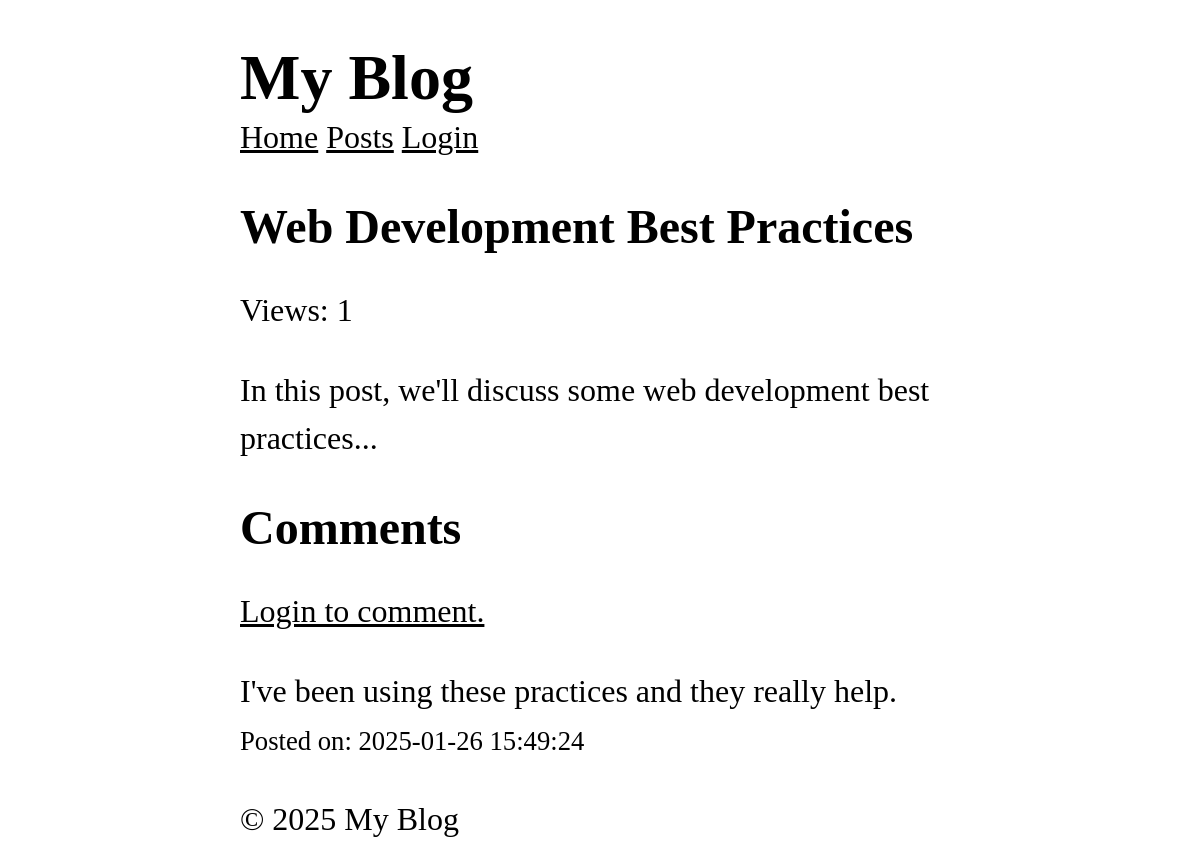
/posts/3, run on an earlier commit of the app's database.
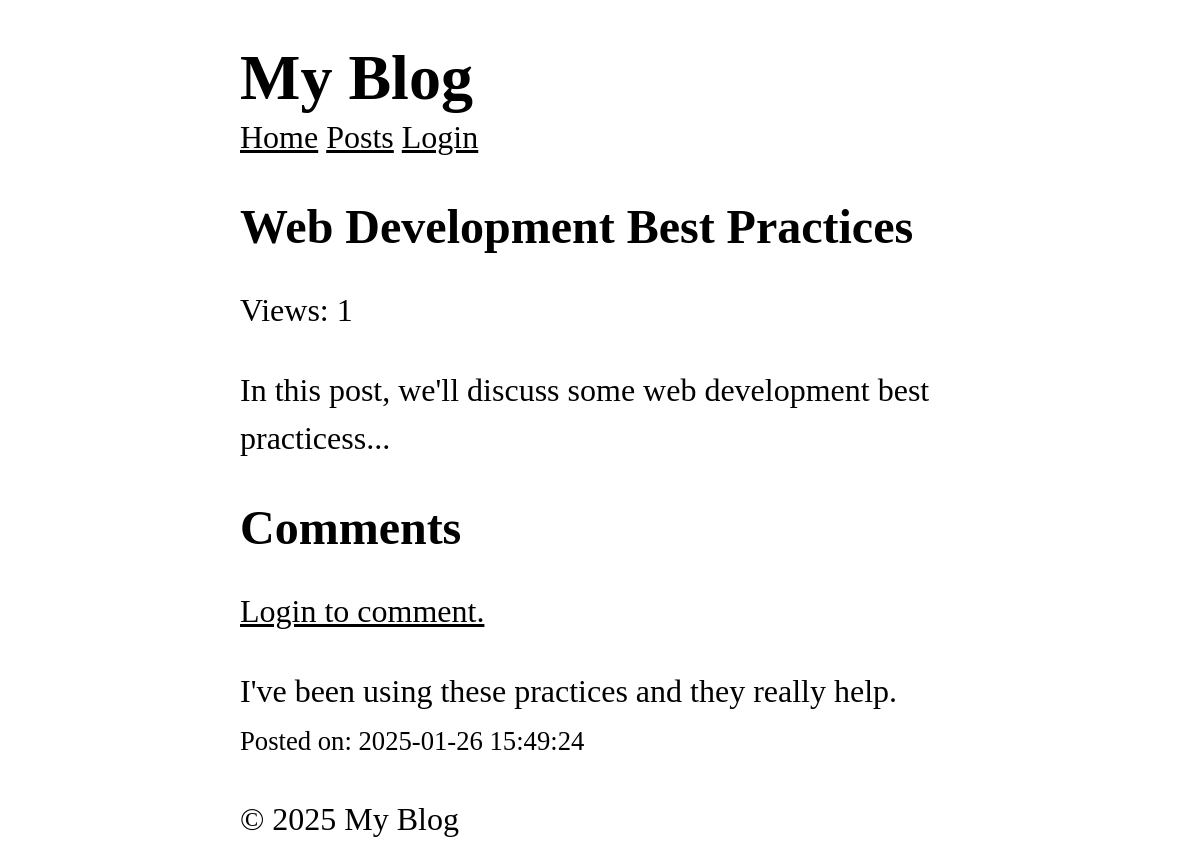
And on a later commit of the database.
### tables this page shows
CREATE TABLE posts (
  id INTEGER PRIMARY KEY AUTOINCREMENT,
  title TEXT NOT NULL,
  content TEXT NOT NULL,
  views INTEGER DEFAULT 0,
  user_id INTEGER NOT NULL,
  created_at DATETIME DEFAULT CURRENT_TIMESTAMP,
  FOREIGN KEY (user_id) REFERENCES users (id)
);

### core/View.php (called while the page is built, shortened)
<?php
class View
{
  protected static $globals = [];
  public static function share(string $key, mixed $value): void
  {
    static::$globals[$key] = $value;
  }
  public static function render(string $template, array $data = [], string $layout = null): string
  {
    $data = [...static::$globals, ...$data];
    $content = static::renderTemplate(
      $template,
      $data
    );
    return static::renderLayout($layout, $data, $content);
  }
  protected static function renderTemplate(string $template, array $data): string
  {
    extract($data);
    $path = dirname(__DIR__) . "/app/Views/$template.php";
    require $path;
    return ob_get_clean();
  }
  protected static function renderLayout(?string $template, array $data, string $content): string
  {
    return ob_get_clean();
  }
}

### app/Controllers/PostController.php (called while the page is built, shortened)
<?php
class PostController {
  public function show($id) {
    $post = Post::find($id);
    $comments = Comment::forPost($id);
    return View::render(
      template: 'post/show',
      layout: 'layouts/main',
      data: ['post' => $post, 'comments' => $comments]
    );
  }
}

### core/Router.php (called while the page is built, shortened)
<?php
class Router
{
  protected array $routes = [];
  protected array $globalMiddleware = [];
  protected array $routeMiddleware = [];
  public function add(string $method, string $uri, string $controller, array $middlewares = []): void
  {
    $this->routes[] = [
      'method' => $method,
      'uri' => $uri,
      'controller' => $controller,
      'middlewares' => $middlewares
    ];
  }
  public function addGlobalMiddleware(string $middleware): void
  {
    $this->globalMiddleware[] = $middleware;
  }
  public function addRouteMiddleware(string $name, string $middleware): void
  {
    $this->routeMiddleware[$name] = $middleware;
  }
  public function dispatch(string $uri, string $method): string
  {
    $route = $this->findRoute($uri, $method);
    $middlewares = [
      ...$this->globalMiddleware,
      ...array_map(
        fn($name) => $this->routeMiddleware[$name],
        $route['middlewares']
      )
    ];
    return $this->runMiddleware(
      $middlewares,
      function () use ($route) {
        [$controller, $action] = explode('@', $route['controller']);
        return $this->callAction($controller, $action, $route['params']);
      }
    );
  }
  protected function runMiddleware(array $middlewares, callable $target): mixed
  {
    $next = $target;
    foreach (array_reverse($middlewares) as $middleware) {
      $next = function () use ($middleware, $next) {
        error_log("Middleware: running $middleware");
        return (new $middleware)->handle($next);
      };
    }
    return $next();
  }
  protected function findRoute(string $uri, string $method): ?array
  {
    foreach ($this->routes as $route) {
      $params = $this->matchRoute($route['uri'], $uri);
      if ($params !== null && $route['method'] === $method) {
        return [...$route, 'params' => $params];
      }
    }
    return null;
  }
  protected function matchRoute(string $routeUri, string $requestUri): ?array
  {
    $routeSegments = explode('/', trim($routeUri, '/'));
    $requestSegments = explode('/', trim($requestUri, '/'));
    if (count($routeSegments) !== count($requestSegments)) {
      return null;
    }
    $params = [];
    foreach ($routeSegments as $index => $routeSegment) {
      if (str_starts_with($routeSegment, '{') && str_ends_with($routeSegment, '}')) {
        $params[trim($routeSegment, '{}')] = $requestSegments[$index];
      } elseif ($routeSegment !== $requestSegments[$index]) {
        return null;
      }
    }
    return $params;
  }
  protected function callAction(string $controller, string $action, array $params): string
  {
    return (new $controllerClass)->$action(...$params);
  }
}

### app/Middlewares/CSRF.php (called while the page is built, shortened)
<?php
class CSRF implements Middleware
{
  public function handle(callable $next)
  {
    return $next();
  }
}

### app/Middlewares/View.php (called while the page is built, shortened)
<?php
class View implements Middleware
{
  public function handle(callable $next)
  {
    return $next();
  }
}

### core/App.php (called while the page is built, shortened)
<?php
class App {
  protected static $container = [];
  public static function bind(string $key, mixed $value): void {
    static::$container[$key] = $value;
  }
  public static function get(string $key): mixed {
    return static::$container[$key];
  }
}

### core/Model.php (called while the page is built, shortened)
<?php
abstract class Model
{
  protected static string $table;
  public static function find(mixed $id): ?static
  {
    $db = App::get('database');
    return $db->fetch("SELECT * FROM " . static::$table . " WHERE id = ?", [$id], static::class);
  }
}

### core/Database.php (called while the page is built, shortened)
<?php
class Database
{
  protected $pdo;
  public function __construct(array $config)
  {
    try {
      $dsn = $this->createDsn($config);
      $username = $config['username'] ?? null;
      $password = $config['password'] ?? null;
      $options = $config['options'] ?? null;
      $this->pdo = new PDO($dsn, $username, $password, $options);
      $this->pdo->setAttribute(PDO::ATTR_ERRMODE, PDO::ERRMODE_EXCEPTION);
    } catch (PDOException $e) {
      throw new Exception("Could not connect to the database");
    }
  }
  protected function createDsn(array $config): string
  {
    $driver = $config['driver'];
    $dbname = $config['dbname'];
    return match ($driver) {
      'sqlite' => "sqlite:$dbname",
      default => throw new Exception("Unsupported database driver: $driver")
    };
  }
  public function query(string $sql, array $params = []): PDOStatement
  {
    $stmt = $this->pdo->prepare($sql);
    $stmt->execute($params);
    return $stmt;
  }
  public function fetch(string $sql, array $params = [], ?string $className = null): mixed
  {
    $stmt = $this->query($sql, $params);
    if ($className) {
      $result = $stmt->fetch(PDO::FETCH_ASSOC);
      if ($result) {
        $object = new $className();
        foreach ($result as $key => $value) {
          if (property_exists($object, $key)) {
            $object->$key = $value;
          }
        }
        return $object;
      }
      return null;
    }
    return $stmt->fetch(PDO::FETCH_ASSOC);
  }
}

### app/Views/post/show.php (the view, shortened to what the changed rows need)
<article>
  <h1><?= htmlspecialchars($post->title) ?></h1>
  <p>Views: <?= $post->views ?></p>
  <p>
    <?= nl2br(htmlspecialchars($post->content)) ?>
  </p>
</article>
<section>
  <h2 id="comments">Comments</h2>
</section>

What changed in the data, as far as the page shows it:
changed posts "Web Development Best Practices": content "In this post, we'll discuss some web development best practices..." → "In this post, we'll discuss some web development best practicess..."
